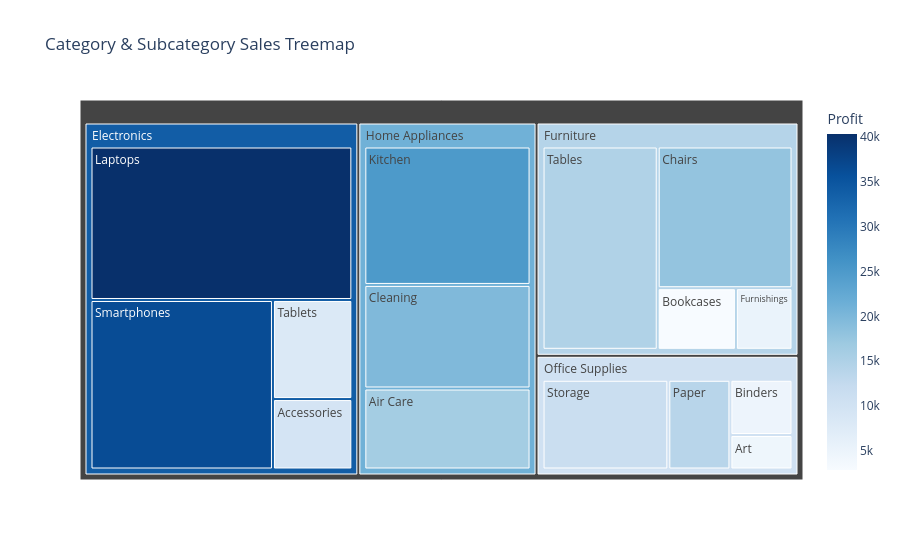

The code cell stored with this chart in its notebook:
### Code cell
grouped_df = df.groupby(['Category', 'Subcategory'], as_index=False)[['Sales', 'Profit']].sum()

fig = px.treemap(
    grouped_df,
    path=['Category', 'Subcategory'],
    values='Sales',
    color='Profit',
    color_continuous_scale='Blues',
    title='Category & Subcategory Sales Treemap'
)

fig.show()

### Figure 1 — Plotly figure (JSON) as saved in the notebook; plotly's stock layout.template omitted (floating-point values rounded to 4 significant figures)
{"data": [{"branchvalues": "total", "customdata": [[9600.0], [40300.0], [36300.0], [8100.0], [2900.0], [17860.0], [5250.0], [14830.0], [16220.0], [19710.0], [25010.0], [4500.0], [4800.0], [13860.0], [11470.0], [33810.0], [14180.0], [21110.0], [10380.0]], "domain": {"x": [0, 1], "y": [0, 1]}, "hovertemplate": "labels=%{label}<br>Sales=%{value}<br>parent=%{parent}<br>id=%{id}<br>Profit=%{color}<extra></extra>", "ids": ["Electronics/Accessories", "Electronics/Laptops", "Electronics/Smartphones", "Electronics/Tablets", "Furniture/Bookcases", "Furniture/Chairs", "Furniture/Furnishings", "Furniture/Tables", "Home Appliances/Air Care", "Home Appliances/Cleaning", "Home Appliances/Kitchen", "Office Supplies/Art", "Office Supplies/Binders", "Office Supplies/Paper", "Office Supplies/Storage", "Electronics", "Furniture", "Home Appliances", "Office Supplies"], "labels": ["Accessories", "Laptops", "Smartphones", "Tablets", "Bookcases", "Chairs", "Furnishings", "Tables", "Air Care", "Cleaning", "Kitchen", "Art", "Binders", "Paper", "Storage", "Electronics", "Furniture", "Home Appliances", "Office Supplies"], "marker": {"coloraxis": "coloraxis", "colors": [9600.0, 40300.0, 36300.0, 8100.0, 2900.0, 17860.0, 5250.0, 14830.0, 16220.0, 19710.0, 25010.0, 4500.0, 4800.0, 13860.0, 11470.0, 33810.0, 14180.0, 21110.0, 10380.0]}, "name": "", "parents": ["Electronics", "Electronics", "Electronics", "Electronics", "Furniture", "Furniture", "Furniture", "Furniture", "Home Appliances", "Home Appliances", "Home Appliances", "Office Supplies", "Office Supplies", "Office Supplies", "Office Supplies", "", "", "", ""], "type": "treemap", "values": [32000.0, 230000.0, 177000.0, 45000.0, 29000.0, 115000.0, 21000.0, 141000.0, 79000.0, 101000.0, 135000.0, 15000.0, 24000.0, 39000.0, 79000.0, 484000.0, 306000.0, 315000.0, 157000.0]}], "layout": {"coloraxis": {"autocolorscale": false, "colorbar": {"title": {"text": "Profit"}}, "colorscale": [[0, "rgb(247,251,255)"], [0.125, "rgb(222,235,247)"], [0.25, "rgb(198,219,239)"], [0.375, "rgb(158,202,225)"], [0.5, "rgb(107,174,214)"], [0.625, "rgb(66,146,198)"], [0.75, "rgb(33,113,181)"], [0.875, "rgb(8,81,156)"], [1, "rgb(8,48,107)"]]}, "legend": {"tracegroupgap": 0}, "title": {"text": "Category & Subcategory Sales Treemap"}}}
